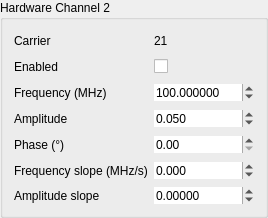
     <widget class="QGroupBox" name="groupBox_HW2">
      <property name="sizePolicy">
       <sizepolicy hsizetype="Fixed" vsizetype="Fixed">
        <horstretch>0</horstretch>
        <verstretch>0</verstretch>
       </sizepolicy>
      </property>
      <property name="minimumSize">
       <size>
        <width>246</width>
        <height>0</height>
       </size>
      </property>
      <property name="title">
       <string>Hardware Channel 2</string>
      </property>
      <property name="alignment">
       <set>Qt::AlignLeading|Qt::AlignLeft|Qt::AlignTop</set>
      </property>
      <layout class="QGridLayout" name="gridLayout_6">
       <item row="1" column="0">
        <widget class="QLabel" name="label_45">
         <property name="minimumSize">
          <size>
           <width>120</width>
           <height>20</height>
          </size>
         </property>
         <property name="text">
          <string>Enabled</string>
         </property>
        </widget>
       </item>
       <item row="3" column="0">
        <widget class="QLabel" name="label_54">
         <property name="sizePolicy">
          <sizepolicy hsizetype="Preferred" vsizetype="Fixed">
           <horstretch>0</horstretch>
           <verstretch>0</verstretch>
          </sizepolicy>
         </property>
         <property name="minimumSize">
          <size>
           <width>120</width>
           <height>20</height>
          </size>
         </property>
         <property name="text">
          <string>Amplitude</string>
         </property>
        </widget>
       </item>
       <item row="0" column="0">
        <widget class="QLabel" name="label_55">
         <property name="sizePolicy">
          <sizepolicy hsizetype="Fixed" vsizetype="Fixed">
           <horstretch>0</horstretch>
           <verstretch>0</verstretch>
          </sizepolicy>
         </property>
         <property name="minimumSize">
          <size>
           <width>120</width>
           <height>20</height>
          </size>
         </property>
         <property name="text">
          <string>Carrier</string>
         </property>
        </widget>
       </item>
       <item row="0" column="1">
        <widget class="QLabel" name="label_56">
         <property name="sizePolicy">
          <sizepolicy hsizetype="Preferred" vsizetype="Fixed">
           <horstretch>0</horstretch>
           <verstretch>0</verstretch>
          </sizepolicy>
         </property>
         <property name="text">
          <string>21</string>
         </property>
        </widget>
       </item>
       <item row="2" column="1">
        <widget class="QDoubleSpinBox" name="frequency_21">
         <property name="sizePolicy">
          <sizepolicy hsizetype="Fixed" vsizetype="Fixed">
           <horstretch>0</horstretch>
           <verstretch>0</verstretch>
          </sizepolicy>
         </property>
         <property name="minimumSize">
          <size>
           <width>100</width>
           <height>0</height>
          </size>
         </property>
         <property name="frame">
          <bool>false</bool>
         </property>
         <property name="suffix">
          <string/>
         </property>
         <property name="decimals">
          <number>6</number>
         </property>
         <property name="maximum">
          <double>1250.000000000000000</double>
         </property>
         <property name="value">
          <double>100.000000000000000</double>
         </property>
        </widget>
       </item>
       <item row="2" column="0">
        <widget class="QLabel" name="label_59">
         <property name="sizePolicy">
          <sizepolicy hsizetype="Preferred" vsizetype="Fixed">
           <horstretch>0</horstretch>
           <verstretch>0</verstretch>
          </sizepolicy>
         </property>
         <property name="minimumSize">
          <size>
           <width>120</width>
           <height>20</height>
          </size>
         </property>
         <property name="text">
          <string>Frequency (MHz)</string>
         </property>
        </widget>
       </item>
       <item row="5" column="0">
        <widget class="QLabel" name="label_58">
         <property name="sizePolicy">
          <sizepolicy hsizetype="Preferred" vsizetype="Fixed">
           <horstretch>0</horstretch>
           <verstretch>0</verstretch>
          </sizepolicy>
         </property>
         <property name="minimumSize">
          <size>
           <width>120</width>
           <height>20</height>
          </size>
         </property>
         <property name="text">
          <string>Frequency slope (MHz/s)</string>
         </property>
        </widget>
       </item>
       <item row="5" column="1">
        <widget class="QDoubleSpinBox" name="frequencySlope_21">
         <property name="sizePolicy">
          <sizepolicy hsizetype="Fixed" vsizetype="Fixed">
           <horstretch>0</horstretch>
           <verstretch>0</verstretch>
          </sizepolicy>
         </property>
         <property name="minimumSize">
          <size>
           <width>100</width>
           <height>0</height>
          </size>
         </property>
         <property name="frame">
          <bool>false</bool>
         </property>
         <property name="suffix">
          <string/>
         </property>
         <property name="decimals">
          <number>3</number>
         </property>
         <property name="minimum">
          <double>-1250.000000000000000</double>
         </property>
         <property name="maximum">
          <double>1250.000000000000000</double>
         </property>
         <property name="singleStep">
          <double>10.000000000000000</double>
         </property>
        </widget>
       </item>
       <item row="3" column="1">
        <widget class="QDoubleSpinBox" name="amplitude_21">
         <property name="sizePolicy">
          <sizepolicy hsizetype="Fixed" vsizetype="Fixed">
           <horstretch>0</horstretch>
           <verstretch>0</verstretch>
          </sizepolicy>
         </property>
         <property name="minimumSize">
          <size>
           <width>100</width>
           <height>0</height>
          </size>
         </property>
         <property name="frame">
          <bool>false</bool>
         </property>
         <property name="decimals">
          <number>3</number>
         </property>
         <property name="maximum">
          <double>1.000000000000000</double>
         </property>
         <property name="singleStep">
          <double>0.001000000000000</double>
         </property>
         <property name="value">
          <double>0.050000000000000</double>
         </property>
        </widget>
       </item>
       <item row="4" column="1">
        <widget class="QDoubleSpinBox" name="phase_21">
         <property name="sizePolicy">
          <sizepolicy hsizetype="Fixed" vsizetype="Fixed">
           <horstretch>0</horstretch>
           <verstretch>0</verstretch>
          </sizepolicy>
         </property>
         <property name="minimumSize">
          <size>
           <width>100</width>
           <height>0</height>
          </size>
         </property>
         <property name="frame">
          <bool>false</bool>
         </property>
         <property name="suffix">
          <string/>
         </property>
         <property name="decimals">
          <number>2</number>
         </property>
         <property name="maximum">
          <double>360.000000000000000</double>
         </property>
         <property name="singleStep">
          <double>0.100000000000000</double>
         </property>
        </widget>
       </item>
       <item row="1" column="1">
        <widget class="QCheckBox" name="enable_21">
         <property name="enabled">
          <bool>true</bool>
         </property>
         <property name="sizePolicy">
          <sizepolicy hsizetype="Fixed" vsizetype="Fixed">
           <horstretch>0</horstretch>
           <verstretch>0</verstretch>
          </sizepolicy>
         </property>
         <property name="minimumSize">
          <size>
           <width>100</width>
           <height>0</height>
          </size>
         </property>
         <property name="text">
          <string/>
         </property>
         <property name="checked">
          <bool>false</bool>
         </property>
        </widget>
       </item>
       <item row="4" column="0">
        <widget class="QLabel" name="label_57">
         <property name="sizePolicy">
          <sizepolicy hsizetype="Preferred" vsizetype="Fixed">
           <horstretch>0</horstretch>
           <verstretch>0</verstretch>
          </sizepolicy>
         </property>
         <property name="minimumSize">
          <size>
           <width>120</width>
           <height>20</height>
          </size>
         </property>
         <property name="text">
          <string>Phase (°)</string>
         </property>
        </widget>
       </item>
       <item row="6" column="1">
        <widget class="QDoubleSpinBox" name="amplitudeSlope_21">
         <property name="sizePolicy">
          <sizepolicy hsizetype="Fixed" vsizetype="Fixed">
           <horstretch>0</horstretch>
           <verstretch>0</verstretch>
          </sizepolicy>
         </property>
         <property name="minimumSize">
          <size>
           <width>100</width>
           <height>0</height>
          </size>
         </property>
         <property name="wrapping">
          <bool>false</bool>
         </property>
         <property name="frame">
          <bool>false</bool>
         </property>
         <property name="buttonSymbols">
          <enum>QAbstractSpinBox::UpDownArrows</enum>
         </property>
         <property name="suffix">
          <string/>
         </property>
         <property name="decimals">
          <number>5</number>
         </property>
         <property name="minimum">
          <double>-100.000000000000000</double>
         </property>
         <property name="maximum">
          <double>100.000000000000000</double>
         </property>
         <property name="singleStep">
          <double>10.000000000000000</double>
         </property>
        </widget>
       </item>
       <item row="6" column="0">
        <widget class="QLabel" name="label_43">
         <property name="text">
          <string>Amplitude slope</string>
         </property>
        </widget>
       </item>
      </layout>
     </widget>
